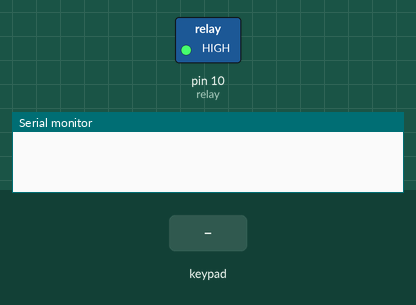
The sketch below on a simulated Arduino Uno, built with avr-gcc and run on an emulated ATmega328P. Shown: switched loads named in the sketch (green lamp = pin HIGH), the last lines printed to the serial monitor. The inputs (shaded band) are chosen by the test bench.

Above: at 1.2 s.
1.3 s: keypad keys 1 2 3 4 5 6 * pressed 0.4 s apart
At 4.1 s:
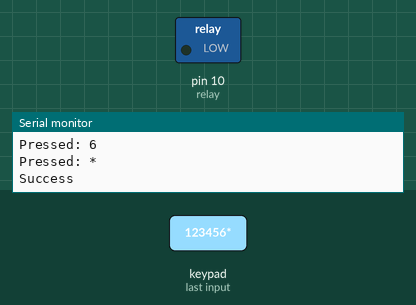
6.7 s: key 'A' pressed
8.2 s: key 'B' pressed
9.7 s: keypad keys 1 2 3 4 5 6 # pressed 0.4 s apart
14.0 s: key 'C' pressed
15.5 s: keypad keys 1 2 3 4 5 6 D pressed 0.4 s apart
Timing chart, 0 to 18.5 s (numbered marks = the images above; inputs shaded):
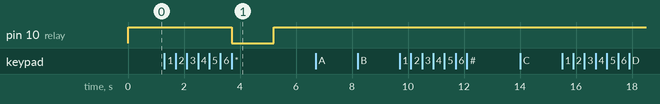

Measured:
- after the input at 1.3 s, pin 10 (relay): HIGH → LOW after 2.4 s, → HIGH 1.5 s later

The sketch:

LockDoorArduino.ino
```cpp
#include <Password.h> //http://www.arduino.cc/playground/uploads/Code/Password.zip
#include <Keypad.h> //http://www.arduino.cc/playground/uploads/Code/Keypad.zip

#define relay 10

Password password = Password( "123456" );

const byte ROWS = 4; // Four rows
const byte COLS = 4; //  columns

// Define the Keymap
char keys[ROWS][COLS] = {
  {'1','2','3','A'},
  {'4','5','6','B'},
  {'7','8','9','C'},
  {'*','0','#','D'}
};

byte rowPins[ROWS] = { 9,8,7,6 };// Connect keypad ROW0, ROW1, ROW2 and ROW3 to these Arduino pins.
byte colPins[COLS] = { 5,4,3,2, };// Connect keypad COL0, COL1 and COL2 to these Arduino pins.

// Create the Keypad
Keypad keypad = Keypad( makeKeymap(keys), rowPins, colPins, ROWS, COLS );

void setup(){

  Serial.begin(9600);

  keypad.addEventListener(keypadEvent); //add an event listener for this keypad

  pinMode(relay, OUTPUT);
  digitalWrite(relay, HIGH);
}

void loop(){
  keypad.getKey();
}

//take care of some special events
void keypadEvent(KeypadEvent eKey){
  switch (keypad.getState()){
    case PRESSED:
	Serial.print("Pressed: ");
	Serial.println(eKey);
	switch (eKey){
	  case '*': checkPassword(); break;
	  case '#': resetar(); break;
	  default: password.append(eKey);
     }
  }
}

void checkPassword(){
  if (password.evaluate()){
    Serial.println("Success");
    //Add code to run if it works
    resetar();
    digitalWrite(relay, LOW);
    delay(1500);
    digitalWrite(relay, HIGH);
  }else{
    //add code to run if it did not work
    Serial.println("Wrong");
    resetar();
  }
}

void resetar(){
  password.reset();
}
```
